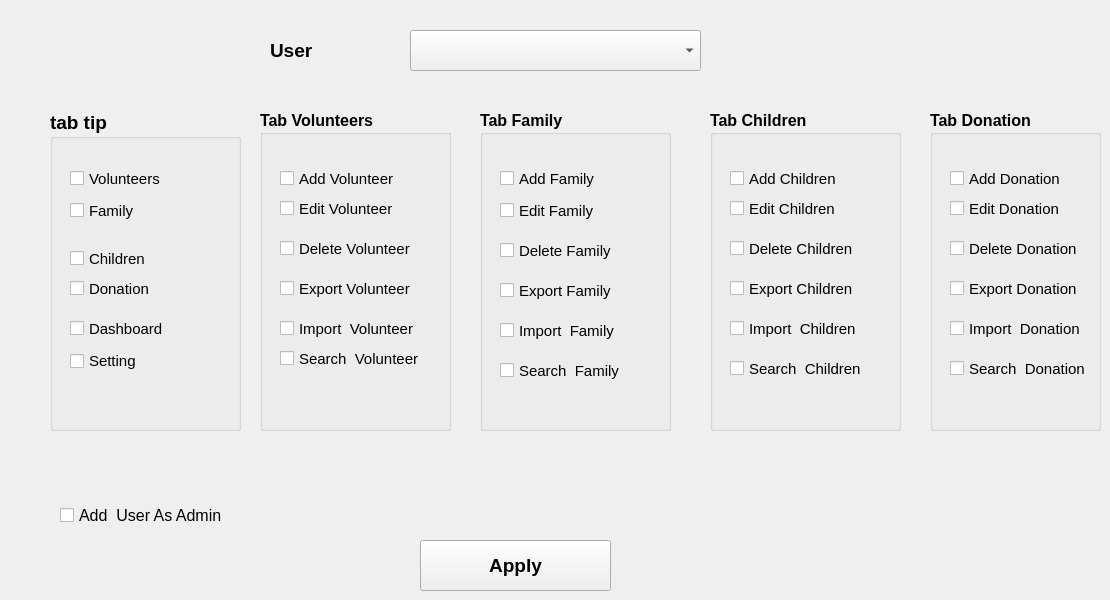
      <widget class="QWidget" name="tab_20">
       <attribute name="title">
        <string>User Permission</string>
       </attribute>
       <widget class="QCheckBox" name="checkBox_23">
        <property name="geometry">
         <rect>
          <x>60</x>
          <y>500</y>
          <width>221</width>
          <height>31</height>
         </rect>
        </property>
        <property name="font">
         <font>
          <pointsize>12</pointsize>
          <weight>50</weight>
          <bold>false</bold>
         </font>
        </property>
        <property name="text">
         <string>Add  User As Admin</string>
        </property>
       </widget>
       <widget class="QGroupBox" name="groupBox_4">
        <property name="geometry">
         <rect>
          <x>50</x>
          <y>110</y>
          <width>191</width>
          <height>321</height>
         </rect>
        </property>
        <property name="font">
         <font>
          <pointsize>14</pointsize>
          <weight>75</weight>
          <bold>true</bold>
         </font>
        </property>
        <property name="title">
         <string>tab tip</string>
        </property>
        <widget class="QCheckBox" name="checkBox_12">
         <property name="geometry">
          <rect>
           <x>20</x>
           <y>241</y>
           <width>181</width>
           <height>20</height>
          </rect>
         </property>
         <property name="font">
          <font>
           <pointsize>11</pointsize>
           <weight>50</weight>
           <bold>false</bold>
          </font>
         </property>
         <property name="text">
          <string>Setting</string>
         </property>
        </widget>
        <widget class="QCheckBox" name="checkBox_7">
         <property name="geometry">
          <rect>
           <x>20</x>
           <y>60</y>
           <width>181</width>
           <height>17</height>
          </rect>
         </property>
         <property name="font">
          <font>
           <pointsize>11</pointsize>
           <weight>50</weight>
           <bold>false</bold>
          </font>
         </property>
         <property name="text">
          <string>Volunteers</string>
         </property>
        </widget>
        <widget class="QCheckBox" name="checkBox_10">
         <property name="geometry">
          <rect>
           <x>20</x>
           <y>140</y>
           <width>181</width>
           <height>17</height>
          </rect>
         </property>
         <property name="font">
          <font>
           <pointsize>11</pointsize>
           <weight>50</weight>
           <bold>false</bold>
          </font>
         </property>
         <property name="text">
          <string>Children </string>
         </property>
        </widget>
        <widget class="QCheckBox" name="checkBox_11">
         <property name="geometry">
          <rect>
           <x>20</x>
           <y>210</y>
           <width>181</width>
           <height>17</height>
          </rect>
         </property>
         <property name="font">
          <font>
           <pointsize>11</pointsize>
           <weight>50</weight>
           <bold>false</bold>
          </font>
         </property>
         <property name="text">
          <string>Dashboard</string>
         </property>
        </widget>
        <widget class="QCheckBox" name="checkBox_9">
         <property name="geometry">
          <rect>
           <x>20</x>
           <y>170</y>
           <width>181</width>
           <height>17</height>
          </rect>
         </property>
         <property name="font">
          <font>
           <pointsize>11</pointsize>
           <weight>50</weight>
           <bold>false</bold>
          </font>
         </property>
         <property name="text">
          <string>Donation</string>
         </property>
        </widget>
        <widget class="QCheckBox" name="checkBox_8">
         <property name="geometry">
          <rect>
           <x>20</x>
           <y>90</y>
           <width>181</width>
           <height>21</height>
          </rect>
         </property>
         <property name="font">
          <font>
           <pointsize>11</pointsize>
           <weight>50</weight>
           <bold>false</bold>
          </font>
         </property>
         <property name="text">
          <string>Family</string>
         </property>
        </widget>
       </widget>
       <widget class="QPushButton" name="pushButton_37">
        <property name="geometry">
         <rect>
          <x>420</x>
          <y>540</y>
          <width>191</width>
          <height>51</height>
         </rect>
        </property>
        <property name="font">
         <font>
          <pointsize>14</pointsize>
          <weight>75</weight>
          <bold>true</bold>
         </font>
        </property>
        <property name="text">
         <string>Apply</string>
        </property>
        <property name="icon">
         <iconset>
          <normaloff>icons/apply.png</normaloff>icons/apply.png</iconset>
        </property>
        <property name="iconSize">
         <size>
          <width>75</width>
          <height>75</height>
         </size>
        </property>
       </widget>
       <widget class="QComboBox" name="comboBox_16">
        <property name="geometry">
         <rect>
          <x>410</x>
          <y>30</y>
          <width>291</width>
          <height>41</height>
         </rect>
        </property>
        <property name="font">
         <font>
          <pointsize>12</pointsize>
          <weight>75</weight>
          <bold>true</bold>
         </font>
        </property>
       </widget>
       <widget class="QGroupBox" name="groupBox_6">
        <property name="geometry">
         <rect>
          <x>260</x>
          <y>110</y>
          <width>191</width>
          <height>321</height>
         </rect>
        </property>
        <property name="font">
         <font>
          <pointsize>12</pointsize>
          <weight>75</weight>
          <bold>true</bold>
         </font>
        </property>
        <property name="title">
         <string>Tab Volunteers</string>
        </property>
        <widget class="QCheckBox" name="checkBox_3">
         <property name="geometry">
          <rect>
           <x>20</x>
           <y>60</y>
           <width>181</width>
           <height>17</height>
          </rect>
         </property>
         <property name="font">
          <font>
           <pointsize>11</pointsize>
           <weight>50</weight>
           <bold>false</bold>
          </font>
         </property>
         <property name="text">
          <string>Add Volunteer</string>
         </property>
        </widget>
        <widget class="QCheckBox" name="checkBox_5">
         <property name="geometry">
          <rect>
           <x>20</x>
           <y>90</y>
           <width>181</width>
           <height>17</height>
          </rect>
         </property>
         <property name="font">
          <font>
           <pointsize>11</pointsize>
           <weight>50</weight>
           <bold>false</bold>
          </font>
         </property>
         <property name="text">
          <string>Edit Volunteer</string>
         </property>
        </widget>
        <widget class="QCheckBox" name="checkBox_6">
         <property name="geometry">
          <rect>
           <x>20</x>
           <y>130</y>
           <width>181</width>
           <height>17</height>
          </rect>
         </property>
         <property name="font">
          <font>
           <pointsize>11</pointsize>
           <weight>50</weight>
           <bold>false</bold>
          </font>
         </property>
         <property name="text">
          <string>Delete Volunteer</string>
         </property>
        </widget>
        <widget class="QCheckBox" name="checkBox_16">
         <property name="geometry">
          <rect>
           <x>20</x>
           <y>210</y>
           <width>181</width>
           <height>17</height>
          </rect>
         </property>
         <property name="font">
          <font>
           <pointsize>11</pointsize>
           <weight>50</weight>
           <bold>false</bold>
          </font>
         </property>
         <property name="text">
          <string>Import  Volunteer</string>
         </property>
        </widget>
        <widget class="QCheckBox" name="checkBox_24">
         <property name="geometry">
          <rect>
           <x>20</x>
           <y>170</y>
           <width>181</width>
           <height>17</height>
          </rect>
         </property>
         <property name="font">
          <font>
           <pointsize>11</pointsize>
           <weight>50</weight>
           <bold>false</bold>
          </font>
         </property>
         <property name="text">
          <string>Export Volunteer</string>
         </property>
        </widget>
        <widget class="QCheckBox" name="checkBox_22">
         <property name="geometry">
          <rect>
           <x>20</x>
           <y>240</y>
           <width>181</width>
           <height>17</height>
          </rect>
         </property>
         <property name="font">
          <font>
           <pointsize>11</pointsize>
           <weight>50</weight>
           <bold>false</bold>
          </font>
         </property>
         <property name="text">
          <string>Search  Volunteer</string>
         </property>
        </widget>
       </widget>
       <widget class="QLabel" name="label_38">
        <property name="geometry">
         <rect>
          <x>270</x>
          <y>40</y>
          <width>101</width>
          <height>21</height>
         </rect>
        </property>
        <property name="font">
         <font>
          <pointsize>14</pointsize>
          <weight>75</weight>
          <bold>true</bold>
         </font>
        </property>
        <property name="text">
         <string>User</string>
        </property>
       </widget>
       <widget class="QGroupBox" name="groupBox_8">
        <property name="geometry">
         <rect>
          <x>480</x>
          <y>110</y>
          <width>191</width>
          <height>321</height>
         </rect>
        </property>
        <property name="font">
         <font>
          <pointsize>12</pointsize>
          <weight>75</weight>
          <bold>true</bold>
         </font>
        </property>
        <property name="title">
         <string>Tab Family</string>
        </property>
        <widget class="QCheckBox" name="checkBox_4">
         <property name="geometry">
          <rect>
           <x>20</x>
           <y>60</y>
           <width>171</width>
           <height>17</height>
          </rect>
         </property>
         <property name="font">
          <font>
           <pointsize>11</pointsize>
           <weight>50</weight>
           <bold>false</bold>
          </font>
         </property>
         <property name="text">
          <string>Add Family</string>
         </property>
        </widget>
        <widget class="QCheckBox" name="checkBox_13">
         <property name="geometry">
          <rect>
           <x>20</x>
           <y>90</y>
           <width>171</width>
           <height>21</height>
          </rect>
         </property>
         <property name="font">
          <font>
           <pointsize>11</pointsize>
           <weight>50</weight>
           <bold>false</bold>
          </font>
         </property>
         <property name="text">
          <string>Edit Family</string>
         </property>
        </widget>
        <widget class="QCheckBox" name="checkBox_14">
         <property name="geometry">
          <rect>
           <x>20</x>
           <y>130</y>
           <width>181</width>
           <height>21</height>
          </rect>
         </property>
         <property name="font">
          <font>
           <pointsize>11</pointsize>
           <weight>50</weight>
           <bold>false</bold>
          </font>
         </property>
         <property name="text">
          <string>Delete Family</string>
         </property>
        </widget>
        <widget class="QCheckBox" name="checkBox_26">
         <property name="geometry">
          <rect>
           <x>20</x>
           <y>210</y>
           <width>171</width>
           <height>21</height>
          </rect>
         </property>
         <property name="font">
          <font>
           <pointsize>11</pointsize>
           <weight>50</weight>
           <bold>false</bold>
          </font>
         </property>
         <property name="text">
          <string>Import  Family</string>
         </property>
        </widget>
        <widget class="QCheckBox" name="checkBox_27">
         <property name="geometry">
          <rect>
           <x>20</x>
           <y>170</y>
           <width>181</width>
           <height>21</height>
          </rect>
         </property>
         <property name="font">
          <font>
           <pointsize>11</pointsize>
           <weight>50</weight>
           <bold>false</bold>
          </font>
         </property>
         <property name="text">
          <string>Export Family</string>
         </property>
        </widget>
        <widget class="QCheckBox" name="checkBox_25">
         <property name="geometry">
          <rect>
           <x>20</x>
           <y>250</y>
           <width>181</width>
           <height>21</height>
          </rect>
         </property>
         <property name="font">
          <font>
           <pointsize>11</pointsize>
           <weight>50</weight>
           <bold>false</bold>
          </font>
         </property>
         <property name="text">
          <string>Search  Family</string>
         </property>
        </widget>
       </widget>
       <widget class="QGroupBox" name="groupBox_9">
        <property name="geometry">
         <rect>
          <x>710</x>
          <y>110</y>
          <width>191</width>
          <height>321</height>
         </rect>
        </property>
        <property name="font">
         <font>
          <pointsize>12</pointsize>
          <weight>75</weight>
          <bold>true</bold>
         </font>
        </property>
        <property name="title">
         <string>Tab Children</string>
        </property>
        <widget class="QCheckBox" name="checkBox_15">
         <property name="geometry">
          <rect>
           <x>20</x>
           <y>60</y>
           <width>181</width>
           <height>17</height>
          </rect>
         </property>
         <property name="font">
          <font>
           <pointsize>11</pointsize>
           <weight>50</weight>
           <bold>false</bold>
          </font>
         </property>
         <property name="text">
          <string>Add Children</string>
         </property>
        </widget>
        <widget class="QCheckBox" name="checkBox_17">
         <property name="geometry">
          <rect>
           <x>20</x>
           <y>90</y>
           <width>181</width>
           <height>17</height>
          </rect>
         </property>
         <property name="font">
          <font>
           <pointsize>11</pointsize>
           <weight>50</weight>
           <bold>false</bold>
          </font>
         </property>
         <property name="text">
          <string>Edit Children</string>
         </property>
        </widget>
        <widget class="QCheckBox" name="checkBox_18">
         <property name="geometry">
          <rect>
           <x>20</x>
           <y>130</y>
           <width>181</width>
           <height>17</height>
          </rect>
         </property>
         <property name="font">
          <font>
           <pointsize>11</pointsize>
           <weight>50</weight>
           <bold>false</bold>
          </font>
         </property>
         <property name="text">
          <string>Delete Children</string>
         </property>
        </widget>
        <widget class="QCheckBox" name="checkBox_28">
         <property name="geometry">
          <rect>
           <x>20</x>
           <y>210</y>
           <width>191</width>
           <height>17</height>
          </rect>
         </property>
         <property name="font">
          <font>
           <pointsize>11</pointsize>
           <weight>50</weight>
           <bold>false</bold>
          </font>
         </property>
         <property name="text">
          <string>Import  Children</string>
         </property>
        </widget>
        <widget class="QCheckBox" name="checkBox_29">
         <property name="geometry">
          <rect>
           <x>20</x>
           <y>170</y>
           <width>191</width>
           <height>17</height>
          </rect>
         </property>
         <property name="font">
          <font>
           <pointsize>11</pointsize>
           <weight>50</weight>
           <bold>false</bold>
          </font>
         </property>
         <property name="text">
          <string>Export Children</string>
         </property>
        </widget>
        <widget class="QCheckBox" name="checkBox_32">
         <property name="geometry">
          <rect>
           <x>20</x>
           <y>250</y>
           <width>181</width>
           <height>17</height>
          </rect>
         </property>
         <property name="font">
          <font>
           <pointsize>11</pointsize>
           <weight>50</weight>
           <bold>false</bold>
          </font>
         </property>
         <property name="text">
          <string>Search  Children</string>
         </property>
        </widget>
       </widget>
       <widget class="QGroupBox" name="groupBox_10">
        <property name="geometry">
         <rect>
          <x>930</x>
          <y>110</y>
          <width>171</width>
          <height>321</height>
         </rect>
        </property>
        <property name="font">
         <font>
          <pointsize>12</pointsize>
          <weight>75</weight>
          <bold>true</bold>
         </font>
        </property>
        <property name="title">
         <string>Tab Donation</string>
        </property>
        <widget class="QCheckBox" name="checkBox_19">
         <property name="geometry">
          <rect>
           <x>20</x>
           <y>60</y>
           <width>161</width>
           <height>17</height>
          </rect>
         </property>
         <property name="font">
          <font>
           <pointsize>11</pointsize>
           <weight>50</weight>
           <bold>false</bold>
          </font>
         </property>
         <property name="text">
          <string>Add Donation</string>
         </property>
        </widget>
        <widget class="QCheckBox" name="checkBox_20">
         <property name="geometry">
          <rect>
           <x>20</x>
           <y>90</y>
           <width>171</width>
           <height>17</height>
          </rect>
         </property>
         <property name="font">
          <font>
           <pointsize>11</pointsize>
           <weight>50</weight>
           <bold>false</bold>
          </font>
         </property>
         <property name="text">
          <string>Edit Donation</string>
         </property>
        </widget>
        <widget class="QCheckBox" name="checkBox_21">
         <property name="geometry">
          <rect>
           <x>20</x>
           <y>130</y>
           <width>161</width>
           <height>17</height>
          </rect>
         </property>
         <property name="font">
          <font>
           <pointsize>11</pointsize>
           <weight>50</weight>
           <bold>false</bold>
          </font>
         </property>
         <property name="text">
          <string>Delete Donation</string>
         </property>
        </widget>
        <widget class="QCheckBox" name="checkBox_30">
         <property name="geometry">
          <rect>
           <x>20</x>
           <y>210</y>
           <width>151</width>
           <height>17</height>
          </rect>
         </property>
         <property name="font">
          <font>
           <pointsize>11</pointsize>
           <weight>50</weight>
           <bold>false</bold>
          </font>
         </property>
         <property name="text">
          <string>Import  Donation</string>
         </property>
        </widget>
        <widget class="QCheckBox" name="checkBox_31">
         <property name="geometry">
          <rect>
           <x>20</x>
           <y>170</y>
           <width>151</width>
           <height>17</height>
          </rect>
         </property>
         <property name="font">
          <font>
           <pointsize>11</pointsize>
           <weight>50</weight>
           <bold>false</bold>
          </font>
         </property>
         <property name="text">
          <string>Export Donation</string>
         </property>
        </widget>
        <widget class="QCheckBox" name="checkBox_33">
         <property name="geometry">
          <rect>
           <x>20</x>
           <y>250</y>
           <width>151</width>
           <height>17</height>
          </rect>
         </property>
         <property name="font">
          <font>
           <pointsize>11</pointsize>
           <weight>50</weight>
           <bold>false</bold>
          </font>
         </property>
         <property name="text">
          <string>Search  Donation</string>
         </property>
        </widget>
       </widget>
      </widget>
